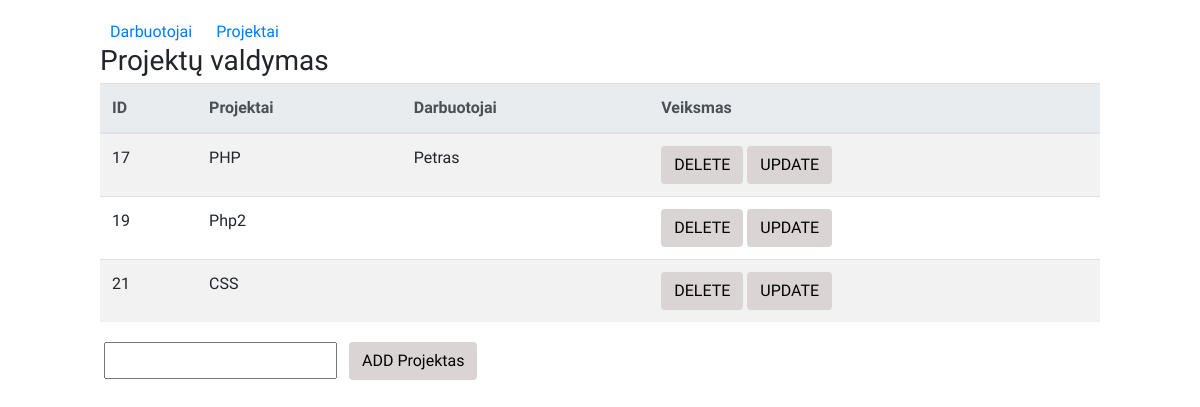
The page /projektai.php on the database as committed earlier.
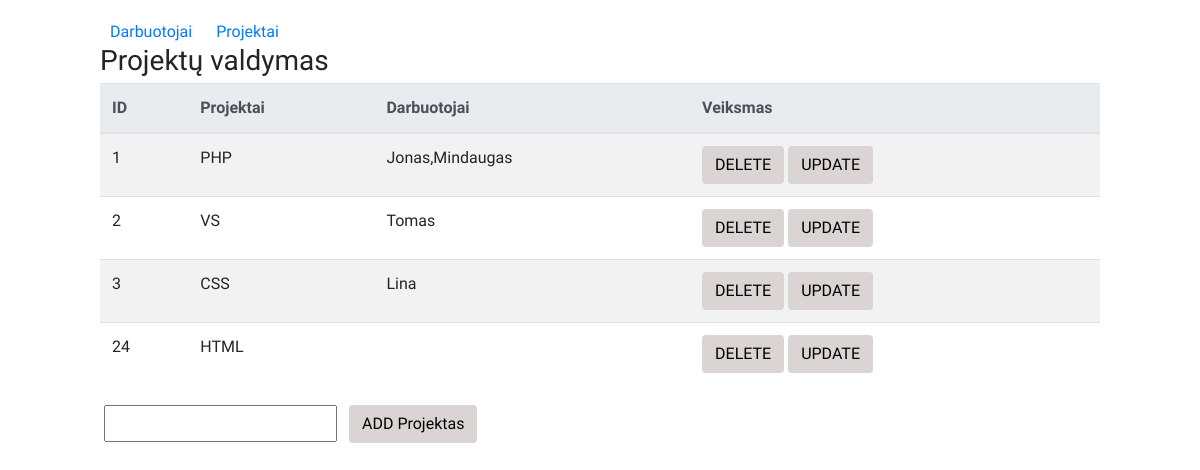
The same page on the database as committed later.
### tables this page shows
CREATE TABLE `projektai` (
  `id` int(11) NOT NULL AUTO_INCREMENT,
  `project` varchar(255) NOT NULL,
  PRIMARY KEY (`id`)
);

### projektai.php (the view, shortened to what this page needs)
<?php
$servername = "localhost";
$username = "root";
$password = "mysql";
$crud= "crud";
$conn = mysqli_connect($servername, $username, $password, $crud);
?>
<!DOCTYPE html>
<html lang="en">
<head>
    <link rel="stylesheet" href="https://cdn.jsdelivr.net/npm/bootstrap@4.5.3/dist/css/bootstrap.min.css"
 />
    <link rel="stylesheet" href="style.css" />
</head>
<body>
<div>
  <a class="text" href='index.php'>Darbuotojai</a>
  <a  class="text" href='projektai.php'>Projektai</a>
  <h3> Projektų valdymas</h3>
</div>
<table class="table table-striped">
  <thead class="thead-light">
    <tr>
      <th scope="col">ID</th>
      <th scope="col">Projektai</th>
      <th scope="col">Darbuotojai</th>
      <th scope="col">Veiksmas</th>
    </tr>
  </thead>
  <tbody>
<?php
$sql = "SELECT projektai.id as id,
projektai.project as project,
group_concat(darbuotojai.name) as name
FROM darbuotojai
right JOIN projektai
ON darbuotojai.project_id = projektai.id
group by projektai.id";
$result = mysqli_query($conn, $sql);
if (mysqli_num_rows($result) > 0) {
    while($row = mysqli_fetch_assoc($result)) {
        print('<tr>
        <td>' . $row["id"] . '</td>
        <td>' . $row["project"] . '</td>
        <td>' . $row["name"] . '</td>
        <td>
        <a href="?action=deletePrj&id='  . $row['id'] . '"><button class="btn">DELETE</button></a>
        <a href="editp.php?id='  . $row['id'] . '"><button class="btn" >UPDATE</button></a>
        </td>
        </tr>');
    }
} else {
    echo "0 results";
}
?>
</tbody>
</table>
<form  class="newFolder" action="" method="POST" id="create">
  <input type="text" name="project" for="project">
  <input class="btn" type="submit" value="ADD Projektas" name ="submitPrj">
</form>
</body>
</html>

Rows that differ between the two databases and show on the page:
removed projektai: id "17", project "PHP", name "Petras"
removed projektai: id "19", project "Php2"
removed projektai: id "21", project "CSS"
added projektai: id "1", project "PHP", name "Jonas,Mindaugas"
added projektai: id "2", project "VS", name "Tomas"
added projektai: id "3", project "CSS", name "Lina"
added projektai: id "24", project "HTML"
